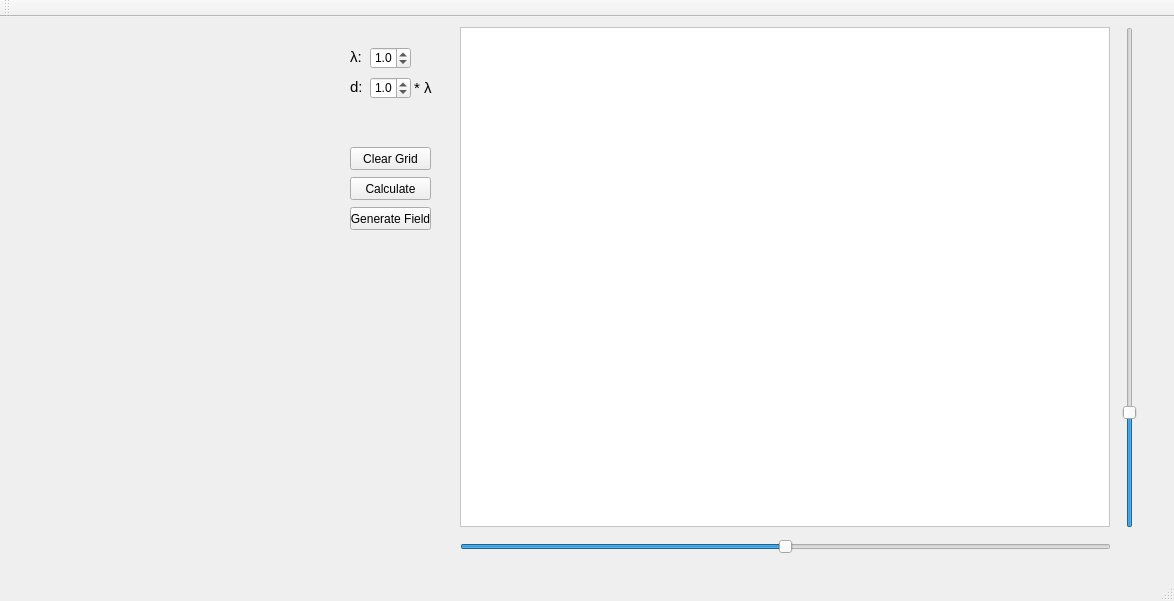
<?xml version="1.0" encoding="UTF-8"?>
<ui version="4.0">
 <class>MainWindow</class>
 <widget class="QMainWindow" name="MainWindow">
  <property name="geometry">
   <rect>
    <x>0</x>
    <y>0</y>
    <width>1174</width>
    <height>601</height>
   </rect>
  </property>
  <property name="windowTitle">
   <string>MainWindow</string>
  </property>
  <widget class="QWidget" name="centralWidget">
   <widget class="glScene" name="Scene_widget" native="true">
    <property name="geometry">
     <rect>
      <x>20</x>
      <y>20</y>
      <width>301</width>
      <height>300</height>
     </rect>
    </property>
    <property name="styleSheet">
     <string notr="true">border-color: rgb(1, 5, 3);</string>
    </property>
   </widget>
   <widget class="QPushButton" name="pushButton">
    <property name="geometry">
     <rect>
      <x>350</x>
      <y>130</y>
      <width>81</width>
      <height>23</height>
     </rect>
    </property>
    <property name="text">
     <string>Clear Grid</string>
    </property>
   </widget>
   <widget class="QPushButton" name="pushButton_2">
    <property name="geometry">
     <rect>
      <x>350</x>
      <y>160</y>
      <width>81</width>
      <height>23</height>
     </rect>
    </property>
    <property name="text">
     <string>Calculate</string>
    </property>
   </widget>
   <widget class="QDoubleSpinBox" name="doubleSpinBox_Per">
    <property name="geometry">
     <rect>
      <x>370</x>
      <y>60</y>
      <width>41</width>
      <height>22</height>
     </rect>
    </property>
    <property name="decimals">
     <number>1</number>
    </property>
    <property name="singleStep">
     <double>0.500000000000000</double>
    </property>
    <property name="value">
     <double>1.000000000000000</double>
    </property>
   </widget>
   <widget class="QLabel" name="label_2">
    <property name="geometry">
     <rect>
      <x>350</x>
      <y>60</y>
      <width>20</width>
      <height>20</height>
     </rect>
    </property>
    <property name="font">
     <font>
      <pointsize>11</pointsize>
     </font>
    </property>
    <property name="text">
     <string>d:</string>
    </property>
   </widget>
   <widget class="QPushButton" name="pushButton_GenField">
    <property name="geometry">
     <rect>
      <x>350</x>
      <y>190</y>
      <width>81</width>
      <height>23</height>
     </rect>
    </property>
    <property name="text">
     <string>Generate Field</string>
    </property>
   </widget>
   <widget class="QChartViewer" name="graphicsView">
    <property name="geometry">
     <rect>
      <x>460</x>
      <y>10</y>
      <width>650</width>
      <height>500</height>
     </rect>
    </property>
    <property name="styleSheet">
     <string notr="true">background-color: rgb(255, 255, 255);</string>
    </property>
    <property name="lineWidth">
     <number>1</number>
    </property>
   </widget>
   <widget class="QSlider" name="horizontalSlider">
    <property name="geometry">
     <rect>
      <x>460</x>
      <y>520</y>
      <width>651</width>
      <height>20</height>
     </rect>
    </property>
    <property name="minimum">
     <number>-90</number>
    </property>
    <property name="maximum">
     <number>90</number>
    </property>
    <property name="value">
     <number>0</number>
    </property>
    <property name="orientation">
     <enum>Qt::Horizontal</enum>
    </property>
   </widget>
   <widget class="QLabel" name="label_3">
    <property name="geometry">
     <rect>
      <x>350</x>
      <y>30</y>
      <width>21</width>
      <height>20</height>
     </rect>
    </property>
    <property name="font">
     <font>
      <pointsize>11</pointsize>
     </font>
    </property>
    <property name="text">
     <string>λ:</string>
    </property>
   </widget>
   <widget class="QDoubleSpinBox" name="doubleSpinBox_lyambda">
    <property name="geometry">
     <rect>
      <x>370</x>
      <y>30</y>
      <width>41</width>
      <height>22</height>
     </rect>
    </property>
    <property name="decimals">
     <number>1</number>
    </property>
    <property name="singleStep">
     <double>0.500000000000000</double>
    </property>
    <property name="value">
     <double>1.000000000000000</double>
    </property>
   </widget>
   <widget class="QSlider" name="verticalSlider">
    <property name="geometry">
     <rect>
      <x>1120</x>
      <y>10</y>
      <width>20</width>
      <height>501</height>
     </rect>
    </property>
    <property name="minimum">
     <number>0</number>
    </property>
    <property name="maximum">
     <number>90</number>
    </property>
    <property name="value">
     <number>20</number>
    </property>
    <property name="orientation">
     <enum>Qt::Vertical</enum>
    </property>
   </widget>
   <widget class="QLabel" name="label_4">
    <property name="geometry">
     <rect>
      <x>410</x>
      <y>60</y>
      <width>31</width>
      <height>21</height>
     </rect>
    </property>
    <property name="font">
     <font>
      <pointsize>11</pointsize>
     </font>
    </property>
    <property name="text">
     <string> * λ</string>
    </property>
   </widget>
  </widget>
  <widget class="QMenuBar" name="menuBar">
   <property name="geometry">
    <rect>
     <x>0</x>
     <y>0</y>
     <width>1174</width>
     <height>21</height>
    </rect>
   </property>
  </widget>
  <widget class="QToolBar" name="mainToolBar">
   <attribute name="toolBarArea">
    <enum>TopToolBarArea</enum>
   </attribute>
   <attribute name="toolBarBreak">
    <bool>false</bool>
   </attribute>
  </widget>
  <widget class="QStatusBar" name="statusBar"/>
 </widget>
 <layoutdefault spacing="6" margin="11"/>
 <customwidgets>
  <customwidget>
   <class>glScene</class>
   <extends>QWidget</extends>
   <header>glscene.h</header>
   <container>1</container>
   <slots>
    <slot>GenerateButton()</slot>
    <slot>slot_TriangulationButton()</slot>
    <slot>slot_CountOfPoints()</slot>
    <slot>slot_VerleButton()</slot>
    <slot>slot_Slider()</slot>
   </slots>
  </customwidget>
  <customwidget>
   <class>QChartViewer</class>
   <extends>QGraphicsView</extends>
   <header>QtCharts</header>
  </customwidget>
 </customwidgets>
 <resources/>
 <connections/>
</ui>
